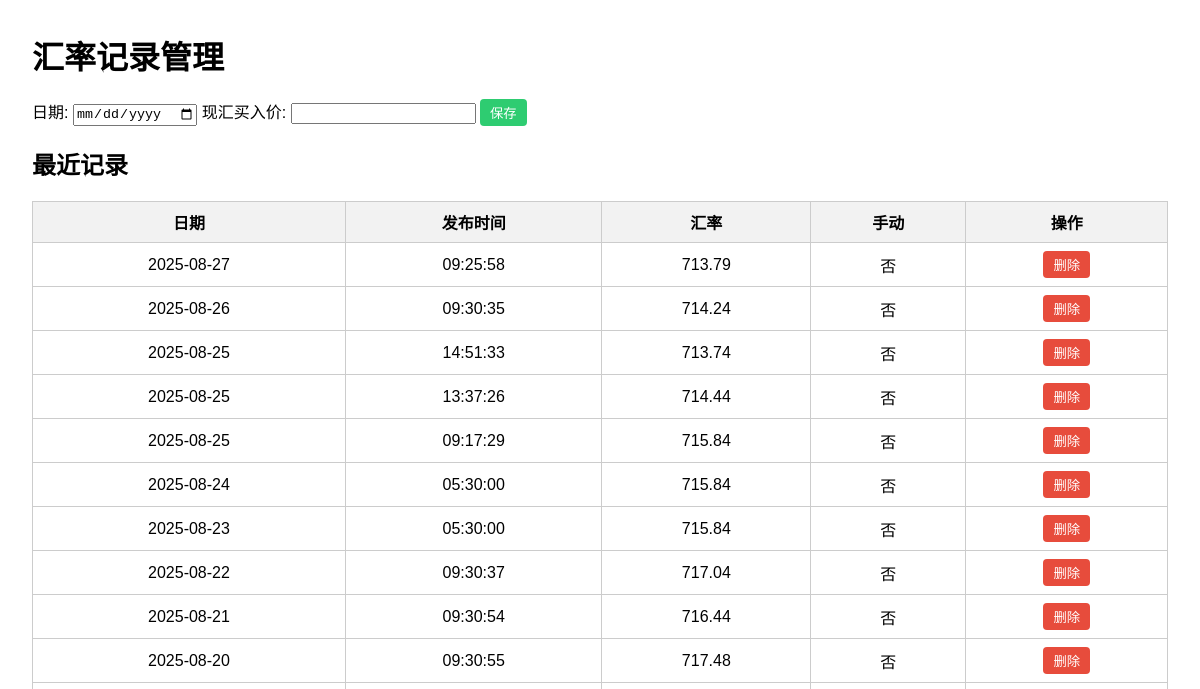
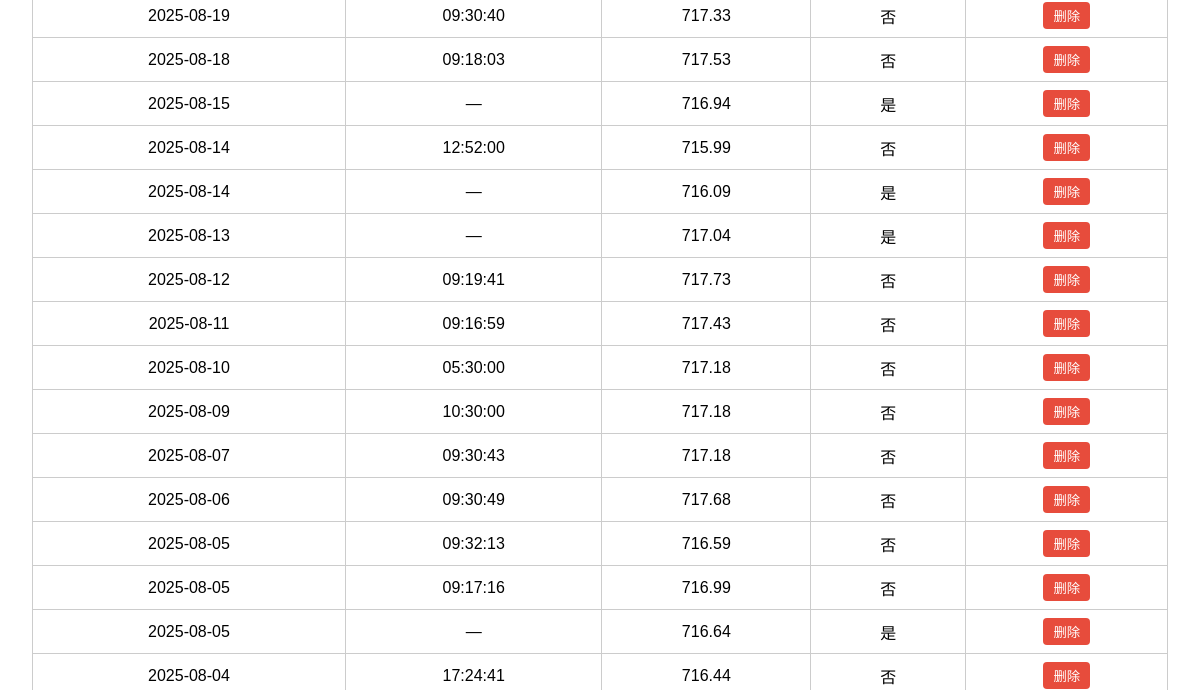
/admin (upper part), run on an earlier commit of the app's database (2 pictures, top to bottom).
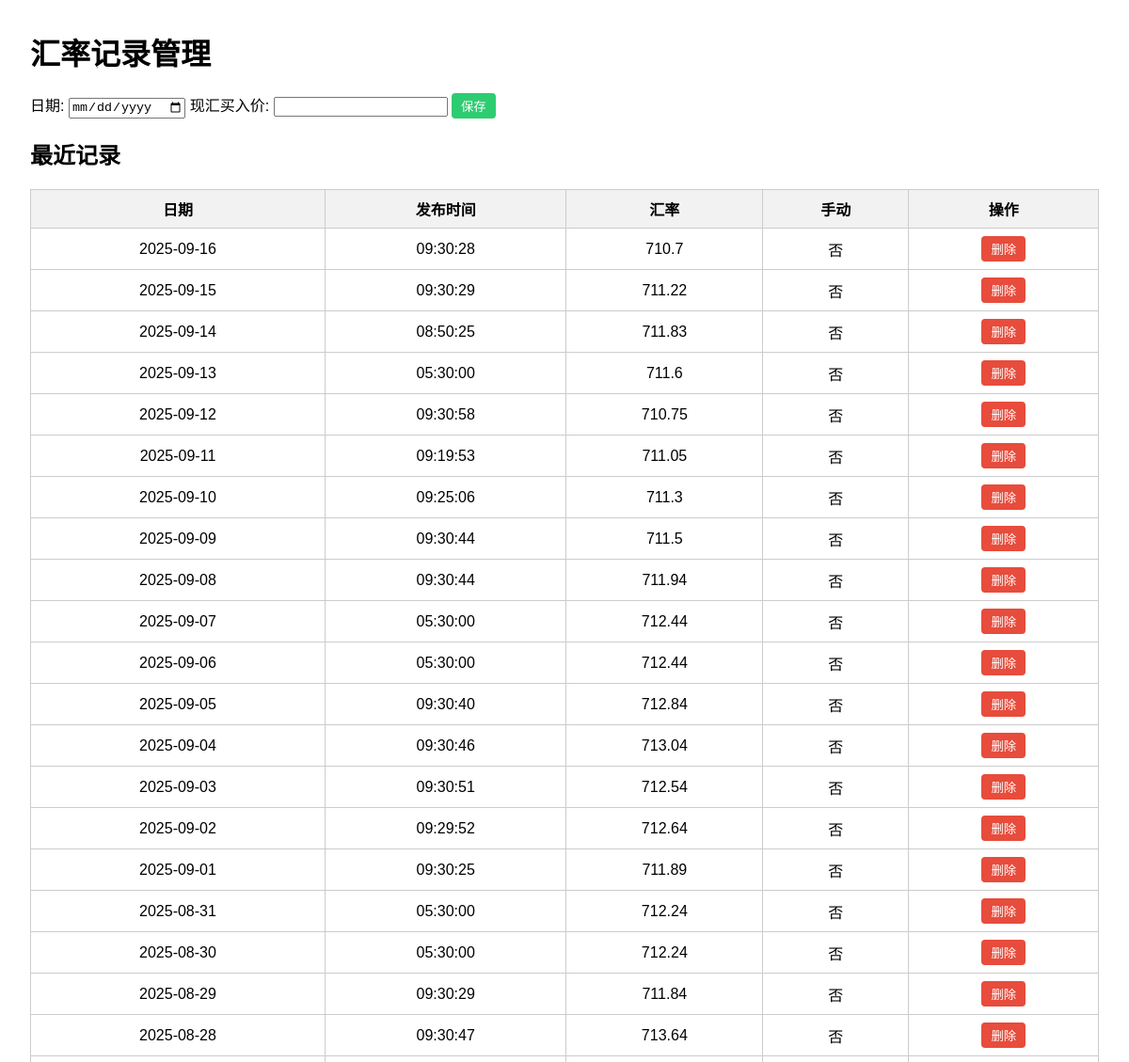
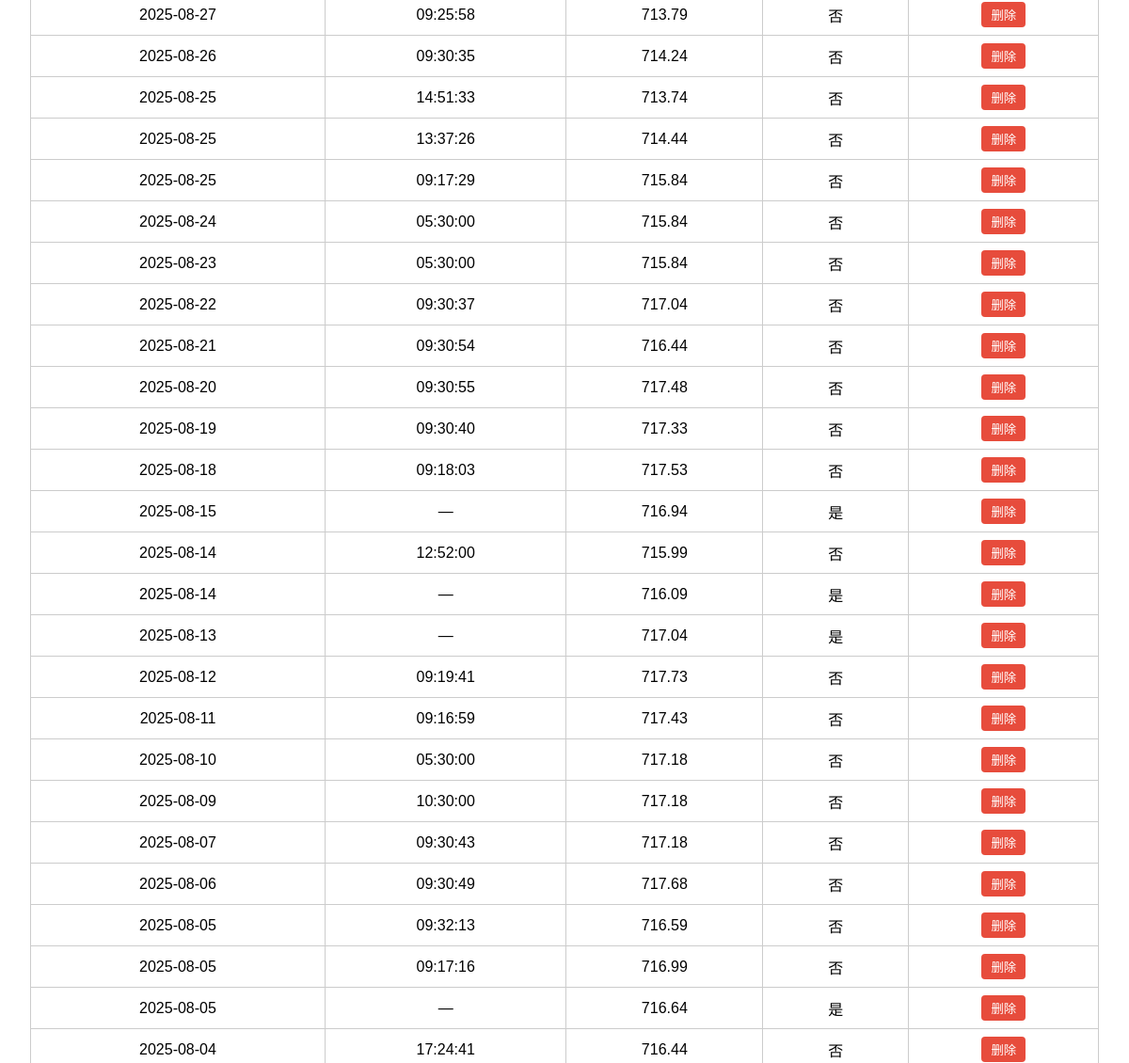
And on a later commit of the database (2 pictures, top to bottom).
### tables this page shows
CREATE TABLE rates (
    id INTEGER PRIMARY KEY AUTOINCREMENT,
    date TEXT,
    pub_time TEXT,
    rate REAL,
    manual_flag INTEGER DEFAULT 0
);

### app.py (the view)
@app.route('/admin', methods=['GET'])
def admin():
    conn = sqlite3.connect(app.config['DB_PATH'])
    c = conn.cursor()
    c.execute('SELECT id, date, pub_time, rate, manual_flag FROM rates ORDER BY date DESC, pub_time DESC')
    rows = c.fetchall()
    conn.close()
    return render_template('admin.html', rows=rows)

### templates/admin.html (shortened to what this page needs)
<!DOCTYPE html>
<html lang="zh-CN">
<head>
</head>
<body>
  <h1>汇率记录管理</h1>
  <form method="post" action="/admin/add">
    <label>
      日期:
      <input type="date" name="date" required>
    </label>
    <label>
      现汇买入价:
      <input type="number" step="0.0001" name="rate" required>
    </label>
    <button type="submit" style="background-color:#2ecc71;">保存</button>
  </form>
  <h2>最近记录</h2>
  <table>
    <thead>
      <tr>
        <th>日期</th>
        <th>发布时间</th>
        <th>汇率</th>
        <th>手动</th>
        <th>操作</th>
      </tr>
    </thead>
    <tbody>
      {% for id, d, pt, r, m in rows %}
      <tr>
        <td>{{ d }}</td>
        <td>{{ pt if pt else '—' }}</td>
        <td>{{ r }}</td>
        <td>{{ '是' if m else '否' }}</td>
        <td>
          <form action="/admin/delete/{{ id }}" method="post" class="inline-form">
            <button type="submit" onclick="return confirm('确认删除这条记录吗？')">删除</button>
          </form>
        </td>
      </tr>
      {% endfor %}
    </tbody>
  </table>
</body>
</html>

### templates/admin.html (style rules this page uses)
body { font-family: Arial, sans-serif; margin: 2em; }
table { border-collapse: collapse; width: 100%; }
th, td { border: 1px solid #ccc; padding: 8px; text-align: center; }
th { background-color: #f2f2f2; }
form { margin-bottom: 1em; }
.inline-form { display: inline; }
button { padding: 4px 10px; border: none; border-radius: 4px; background-color: #e74c3c; color: white; cursor: pointer; }

What changed in the data, as far as the page shows it:
added rates: date "2025-09-16", pub_time "09:30:28", rate "710.7", manual_flag "否"
added rates: date "2025-09-15", pub_time "09:30:29", rate "711.22", manual_flag "否"
added rates: date "2025-09-14", pub_time "08:50:25", rate "711.83", manual_flag "否"
added rates: date "2025-09-13", pub_time "05:30:00", rate "711.6", manual_flag "否"
added rates: date "2025-09-12", pub_time "09:30:58", rate "710.75", manual_flag "否"
added rates: date "2025-09-11", pub_time "09:19:53", rate "711.05", manual_flag "否"
added rates: date "2025-09-10", pub_time "09:25:06", rate "711.3", manual_flag "否"
added rates: date "2025-09-09", pub_time "09:30:44", rate "711.5", manual_flag "否"
added rates: date "2025-09-08", pub_time "09:30:44", rate "711.94", manual_flag "否"
added rates: date "2025-09-07", pub_time "05:30:00", rate "712.44", manual_flag "否"
added rates: date "2025-09-06", pub_time "05:30:00", rate "712.44", manual_flag "否"
added rates: date "2025-09-05", pub_time "09:30:40", rate "712.84", manual_flag "否"
added rates: date "2025-09-04", pub_time "09:30:46", rate "713.04", manual_flag "否"
added rates: date "2025-09-03", pub_time "09:30:51", rate "712.54", manual_flag "否"
added rates: date "2025-09-02", pub_time "09:29:52", rate "712.64", manual_flag "否"
added rates: date "2025-09-01", pub_time "09:30:25", rate "711.89", manual_flag "否"
added rates: date "2025-08-31", pub_time "05:30:00", rate "712.24", manual_flag "否"
added rates: date "2025-08-30", pub_time "05:30:00", rate "712.24", manual_flag "否"
added rates: date "2025-08-29", pub_time "09:30:29", rate "711.84", manual_flag "否"
added rates: date "2025-08-28", pub_time "09:30:47", rate "713.64", manual_flag "否"
